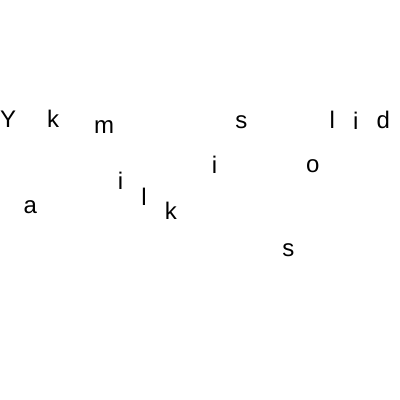
Frame 1 (no input)
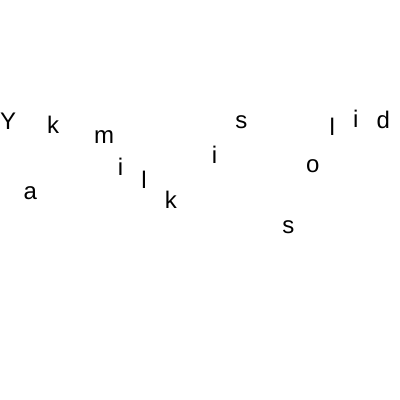
Frame 60 (no input)
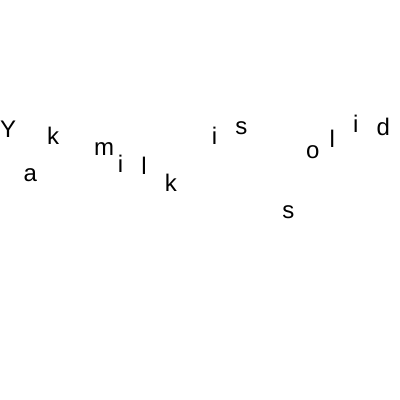
Frame 120 (the mouse pressed at the canvas centre since frame 60)

The p5.js sketch that drew these frames (run headless with seeded random() and noise() and a simulated clock; from frame 60 on, the mouse is pressed at the canvas centre):

// p5.js sketch
// ── sketch.js
let source = "Yak milk is solid";
let seed = [];

function setup() {
  createCanvas(400, 400);
  textSize(24);
  for (let i = 0; i < source.length; i++) {
    seed[i] = random(1.0);
  }
}

function draw() {
  background(255);
  for (let i = 0; i < source.length; i++) {
    text(source.substring(i, i + 1), width / source.length * i, noise(seed[i]) * height);
    seed[i] += .001;
  }
}
